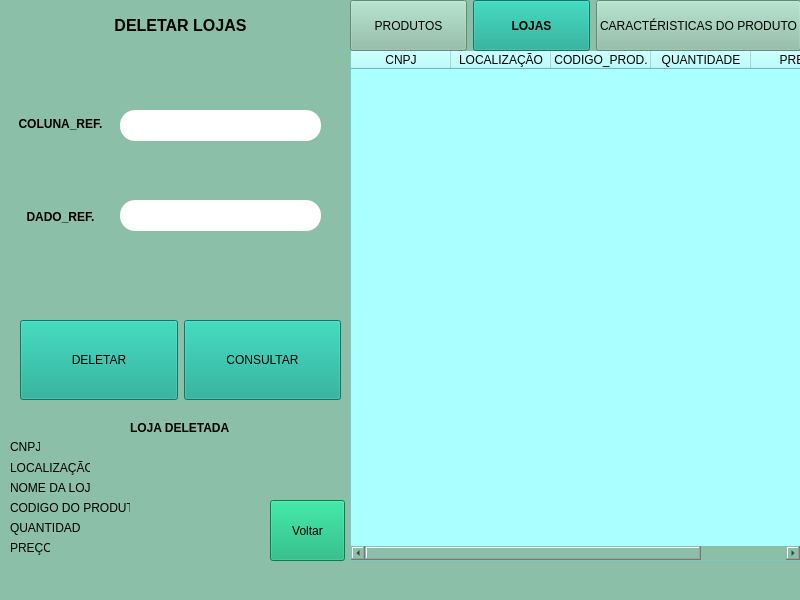
<?xml version="1.0" encoding="UTF-8"?>
<ui version="4.0">
 <class>MainWindow</class>
 <widget class="QMainWindow" name="MainWindow">
  <property name="geometry">
   <rect>
    <x>0</x>
    <y>0</y>
    <width>800</width>
    <height>600</height>
   </rect>
  </property>
  <property name="windowTitle">
   <string>MainWindow</string>
  </property>
  <property name="styleSheet">
   <string notr="true">background-color:rgb(140, 191, 167)</string>
  </property>
  <widget class="QWidget" name="centralwidget">
   <widget class="QTableWidget" name="tableWidget">
    <property name="geometry">
     <rect>
      <x>350</x>
      <y>50</y>
      <width>451</width>
      <height>511</height>
     </rect>
    </property>
    <property name="styleSheet">
     <string notr="true">background-color: rgb(170, 255, 255);</string>
    </property>
    <column>
     <property name="text">
      <string>CNPJ</string>
     </property>
    </column>
    <column>
     <property name="text">
      <string>LOCALIZAÇÃO</string>
     </property>
    </column>
    <column>
     <property name="text">
      <string>CODIGO_PROD.</string>
     </property>
    </column>
    <column>
     <property name="text">
      <string>QUANTIDADE</string>
     </property>
    </column>
    <column>
     <property name="text">
      <string>PREÇO</string>
     </property>
    </column>
   </widget>
   <widget class="QLabel" name="label">
    <property name="geometry">
     <rect>
      <x>60</x>
      <y>0</y>
      <width>241</width>
      <height>51</height>
     </rect>
    </property>
    <property name="text">
     <string>&lt;html&gt;&lt;head/&gt;&lt;body&gt;&lt;p&gt;&lt;span style=&quot; font-size:12pt; font-weight:600;&quot;&gt;DELETAR LOJAS&lt;/span&gt;&lt;/p&gt;&lt;/body&gt;&lt;/html&gt;</string>
    </property>
    <property name="alignment">
     <set>Qt::AlignCenter</set>
    </property>
   </widget>
   <widget class="QWidget" name="horizontalLayoutWidget">
    <property name="geometry">
     <rect>
      <x>350</x>
      <y>0</y>
      <width>451</width>
      <height>51</height>
     </rect>
    </property>
    <layout class="QHBoxLayout" name="horizontalLayout">
     <item>
      <widget class="QPushButton" name="pushButton_5">
       <property name="sizePolicy">
        <sizepolicy hsizetype="Preferred" vsizetype="Preferred">
         <horstretch>0</horstretch>
         <verstretch>0</verstretch>
        </sizepolicy>
       </property>
       <property name="text">
        <string>PRODUTOS</string>
       </property>
      </widget>
     </item>
     <item>
      <widget class="QPushButton" name="pushButton_4">
       <property name="sizePolicy">
        <sizepolicy hsizetype="Preferred" vsizetype="Preferred">
         <horstretch>0</horstretch>
         <verstretch>0</verstretch>
        </sizepolicy>
       </property>
       <property name="font">
        <font>
         <weight>75</weight>
         <bold>true</bold>
        </font>
       </property>
       <property name="styleSheet">
        <string notr="true">
background-color: rgb(15, 166, 141);</string>
       </property>
       <property name="text">
        <string>LOJAS</string>
       </property>
      </widget>
     </item>
     <item>
      <widget class="QPushButton" name="pushButton_3">
       <property name="sizePolicy">
        <sizepolicy hsizetype="Preferred" vsizetype="Preferred">
         <horstretch>0</horstretch>
         <verstretch>0</verstretch>
        </sizepolicy>
       </property>
       <property name="text">
        <string>CARACTÉRISTICAS DO PRODUTO</string>
       </property>
      </widget>
     </item>
    </layout>
   </widget>
   <widget class="QLabel" name="label_7">
    <property name="geometry">
     <rect>
      <x>130</x>
      <y>420</y>
      <width>151</width>
      <height>16</height>
     </rect>
    </property>
    <property name="text">
     <string>&lt;html&gt;&lt;head/&gt;&lt;body&gt;&lt;p&gt;&lt;span style=&quot; font-weight:600;&quot;&gt;  LOJA  DELETADA&lt;/span&gt;&lt;/p&gt;&lt;/body&gt;&lt;/html&gt;</string>
    </property>
   </widget>
   <widget class="QLabel" name="label_8">
    <property name="geometry">
     <rect>
      <x>10</x>
      <y>440</y>
      <width>47</width>
      <height>13</height>
     </rect>
    </property>
    <property name="text">
     <string>CNPJ:</string>
    </property>
   </widget>
   <widget class="QLabel" name="label_9">
    <property name="geometry">
     <rect>
      <x>40</x>
      <y>440</y>
      <width>131</width>
      <height>16</height>
     </rect>
    </property>
    <property name="text">
     <string/>
    </property>
   </widget>
   <widget class="QLabel" name="label_10">
    <property name="geometry">
     <rect>
      <x>10</x>
      <y>460</y>
      <width>101</width>
      <height>16</height>
     </rect>
    </property>
    <property name="text">
     <string>LOCALIZAÇÃO: </string>
    </property>
   </widget>
   <widget class="QLabel" name="label_11">
    <property name="geometry">
     <rect>
      <x>90</x>
      <y>460</y>
      <width>111</width>
      <height>16</height>
     </rect>
    </property>
    <property name="text">
     <string/>
    </property>
   </widget>
   <widget class="QLabel" name="label_12">
    <property name="geometry">
     <rect>
      <x>10</x>
      <y>480</y>
      <width>121</width>
      <height>16</height>
     </rect>
    </property>
    <property name="text">
     <string>NOME DA LOJA:</string>
    </property>
   </widget>
   <widget class="QLabel" name="label_13">
    <property name="geometry">
     <rect>
      <x>90</x>
      <y>480</y>
      <width>101</width>
      <height>16</height>
     </rect>
    </property>
    <property name="text">
     <string/>
    </property>
   </widget>
   <widget class="QLabel" name="label_14">
    <property name="geometry">
     <rect>
      <x>10</x>
      <y>520</y>
      <width>81</width>
      <height>16</height>
     </rect>
    </property>
    <property name="text">
     <string>QUANTIDADE:</string>
    </property>
   </widget>
   <widget class="QLabel" name="label_15">
    <property name="geometry">
     <rect>
      <x>80</x>
      <y>520</y>
      <width>131</width>
      <height>16</height>
     </rect>
    </property>
    <property name="text">
     <string/>
    </property>
   </widget>
   <widget class="QLabel" name="label_16">
    <property name="geometry">
     <rect>
      <x>10</x>
      <y>540</y>
      <width>121</width>
      <height>16</height>
     </rect>
    </property>
    <property name="text">
     <string>PREÇO:</string>
    </property>
   </widget>
   <widget class="QLabel" name="label_17">
    <property name="geometry">
     <rect>
      <x>50</x>
      <y>540</y>
      <width>131</width>
      <height>16</height>
     </rect>
    </property>
    <property name="text">
     <string/>
    </property>
   </widget>
   <widget class="QWidget" name="horizontalLayoutWidget_2">
    <property name="geometry">
     <rect>
      <x>20</x>
      <y>320</y>
      <width>321</width>
      <height>80</height>
     </rect>
    </property>
    <layout class="QHBoxLayout" name="horizontalLayout_2">
     <item>
      <widget class="QPushButton" name="pushButton_2">
       <property name="sizePolicy">
        <sizepolicy hsizetype="Preferred" vsizetype="Preferred">
         <horstretch>0</horstretch>
         <verstretch>0</verstretch>
        </sizepolicy>
       </property>
       <property name="styleSheet">
        <string notr="true">
background-color: rgb(15, 166, 141);</string>
       </property>
       <property name="text">
        <string>DELETAR</string>
       </property>
      </widget>
     </item>
     <item>
      <widget class="QPushButton" name="pushButton">
       <property name="enabled">
        <bool>true</bool>
       </property>
       <property name="sizePolicy">
        <sizepolicy hsizetype="Preferred" vsizetype="Preferred">
         <horstretch>0</horstretch>
         <verstretch>0</verstretch>
        </sizepolicy>
       </property>
       <property name="styleSheet">
        <string notr="true">
background-color: rgb(15, 166, 141);</string>
       </property>
       <property name="text">
        <string>CONSULTAR</string>
       </property>
      </widget>
     </item>
    </layout>
   </widget>
   <widget class="QLabel" name="label_19">
    <property name="geometry">
     <rect>
      <x>10</x>
      <y>500</y>
      <width>121</width>
      <height>16</height>
     </rect>
    </property>
    <property name="text">
     <string>CODIGO DO PRODUTO:</string>
    </property>
   </widget>
   <widget class="QLabel" name="label_20">
    <property name="geometry">
     <rect>
      <x>130</x>
      <y>500</y>
      <width>121</width>
      <height>16</height>
     </rect>
    </property>
    <property name="text">
     <string/>
    </property>
   </widget>
   <widget class="QWidget" name="verticalLayoutWidget">
    <property name="geometry">
     <rect>
      <x>0</x>
      <y>80</y>
      <width>121</width>
      <height>181</height>
     </rect>
    </property>
    <layout class="QVBoxLayout" name="verticalLayout">
     <item>
      <widget class="QLabel" name="label_18">
       <property name="text">
        <string>&lt;html&gt;&lt;head/&gt;&lt;body&gt;&lt;p&gt;&lt;span style=&quot; font-weight:600;&quot;&gt;COLUNA_REF.&lt;/span&gt;&lt;/p&gt;&lt;/body&gt;&lt;/html&gt;</string>
       </property>
       <property name="alignment">
        <set>Qt::AlignCenter</set>
       </property>
      </widget>
     </item>
     <item>
      <widget class="QLabel" name="label_4">
       <property name="text">
        <string>&lt;html&gt;&lt;head/&gt;&lt;body&gt;&lt;p&gt;&lt;span style=&quot; font-weight:600;&quot;&gt;DADO_REF.&lt;/span&gt;&lt;/p&gt;&lt;/body&gt;&lt;/html&gt;</string>
       </property>
       <property name="alignment">
        <set>Qt::AlignCenter</set>
       </property>
      </widget>
     </item>
    </layout>
   </widget>
   <widget class="QPushButton" name="pushButton_6">
    <property name="geometry">
     <rect>
      <x>270</x>
      <y>500</y>
      <width>75</width>
      <height>61</height>
     </rect>
    </property>
    <property name="styleSheet">
     <string notr="true">background-color: rgb(10, 175, 112);
</string>
    </property>
    <property name="text">
     <string>Voltar</string>
    </property>
   </widget>
   <widget class="QLineEdit" name="lineEdit">
    <property name="geometry">
     <rect>
      <x>120</x>
      <y>200</y>
      <width>201</width>
      <height>31</height>
     </rect>
    </property>
    <property name="sizePolicy">
     <sizepolicy hsizetype="Preferred" vsizetype="Preferred">
      <horstretch>0</horstretch>
      <verstretch>0</verstretch>
     </sizepolicy>
    </property>
    <property name="font">
     <font>
      <pointsize>12</pointsize>
     </font>
    </property>
    <property name="styleSheet">
     <string notr="true">background-color: rgb(255, 170, 0);
border-color: qlineargradient(spread:pad, x1:0, y1:0, x2:1, y2:0, stop:0 rgba(0, 0, 0, 255), stop:1 rgba(255, 255, 255, 255));
border-color: rgb(0, 0, 0);
border-radius:15px;
background-color: rgb(255, 255, 255);
border-color: qlineargradient(spread:pad, x1:0, y1:0, x2:1, y2:0, stop:0 rgba(0, 0, 0, 255), stop:1 rgba(255, 255, 255, 255));
border-width: 2px; 
border - style:outset;
border - color:black;</string>
    </property>
   </widget>
   <widget class="QLineEdit" name="lineEdit_3">
    <property name="geometry">
     <rect>
      <x>120</x>
      <y>110</y>
      <width>201</width>
      <height>31</height>
     </rect>
    </property>
    <property name="sizePolicy">
     <sizepolicy hsizetype="Preferred" vsizetype="Preferred">
      <horstretch>0</horstretch>
      <verstretch>0</verstretch>
     </sizepolicy>
    </property>
    <property name="font">
     <font>
      <pointsize>12</pointsize>
     </font>
    </property>
    <property name="styleSheet">
     <string notr="true">background-color: rgb(255, 170, 0);
border-color: qlineargradient(spread:pad, x1:0, y1:0, x2:1, y2:0, stop:0 rgba(0, 0, 0, 255), stop:1 rgba(255, 255, 255, 255));
border-color: rgb(0, 0, 0);
border-radius:15px;
background-color: rgb(255, 255, 255);
border-color: qlineargradient(spread:pad, x1:0, y1:0, x2:1, y2:0, stop:0 rgba(0, 0, 0, 255), stop:1 rgba(255, 255, 255, 255));
border-width: 2px; 
border - style:outset;
border - color:black;</string>
    </property>
   </widget>
  </widget>
  <widget class="QMenuBar" name="menubar">
   <property name="geometry">
    <rect>
     <x>0</x>
     <y>0</y>
     <width>800</width>
     <height>21</height>
    </rect>
   </property>
  </widget>
  <widget class="QStatusBar" name="statusbar"/>
 </widget>
 <resources/>
 <connections/>
</ui>
